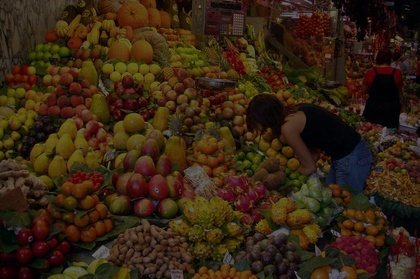
%> input picture Image_Ex/Image_Ex/EX10/Ex10/fruits.jpg, 420 x 279 px, shrunk from 771 x 512 before the run
$ octave SGN_12006_Exercise_10.m   (GNU Octave 9; MATLAB toolbox functions it lacks are replaced by stand-ins)
%> lines starting %> are read from the running program, lines starting %| are printed output that depends on the picture
### Ex4/histeq.m
function output_img = histequal(input_img)
[m,n] = size(input_img);
my_hist = zeros(1,256);
% [5 lines of commented-out code are left out]
my_hist = imhist(input_img);
prob_hist = double(my_hist./(m*n));
cdf_img = zeros(1,256);
cdf_img(1) = prob_hist(1);
for i = 2:length(prob_hist)
   cdf_img(1,i) = prob_hist(i) + cdf_img(1,i-1);
end
cdf_img = floor(255*(cdf_img));

img_1D = input_img(:);
for i = 1:m*n
    img_1D(i) = cdf_img(img_1D(i)+1);
end
output_img = reshape(img_1D, m,n);

### Image_Ex/Image_Ex/EX10/Ex10/intensityeq.m
function RGB_Eq=intensityeq( I )
%UNTITLED2 Summary of this function goes here
%   Detailed explanation goes here
% ID=double(I);
HSV_I=rgb2hsv(I);
H=HSV_I(:,:,1);
S=HSV_I(:,:,2);
V=HSV_I(:,:,3);
% H1 = histeq(H);
% S1 = histeq(S);
V1 = histeq(V);
HSV_Eq = cat(3,H,S,V1);

RGB_Eq=hsv2rgb(HSV_Eq);
subplot(121);imshow(I);title('Original image')
subplot(122);imshow(RGB_Eq);title('Equalized image')
end

### Image_Ex/Image_Ex/EX10/Ex10/SGN_12006_Exercise_10.m
clc
clear all
close all
Fruits=imread('fruits.jpg');
%> Fruits is the input picture: size 279x420x3 uint8; mean R, G, B 54.6, 36.6, 18.4
Festia=imread('festia.jpg');
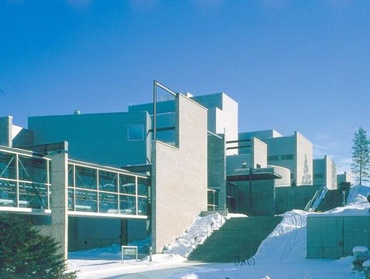
%> input picture Image_Ex/Image_Ex/EX10/Ex10/festia.jpg, 370 x 279 px, shrunk from 680 x 512 before the run
%> Festia is the input picture: size 279x370x3 uint8; mean R, G, B 88.6, 145.2, 178.2
R=Fruits(:,:,1);
G=Fruits(:,:,2);
B=Fruits(:,:,3);
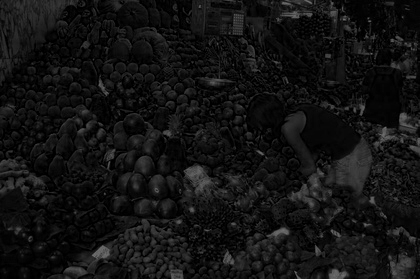
%> B: size 279x420 uint8; min 0, max 113, mean 18.4
R1 = histeq(R);
%> in histequal, `my_hist = imhist(input_img);`: my_hist = 256 values, max 1518 at index 56, min 0 at index 125, mean 457.7
%> in histequal, `prob_hist = double(my_hist./(m*n));`: prob_hist = 256 values, max 0.013 at index 56, min 0 at index 125, mean 0.00391
%> after the loop in histequal, `for i = 2:length(prob_hist)`: cdf_img = 256 values from 0.00733 to 1
%> in histequal, `cdf_img = floor(255*(cdf_img));`: cdf_img = 256 values from 1 to 255
%> in histequal, `output_img = reshape(img_1D, m,n);`:
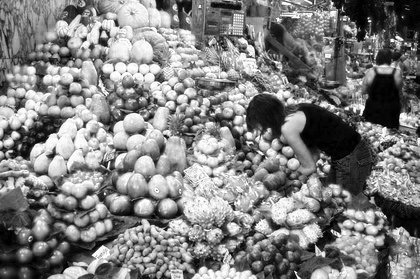
%> output_img: size 279x420 uint8; min 1, max 255, mean 128.3
G1 = histeq(G);
%> in histequal (call 2), `my_hist = imhist(input_img);`: my_hist = 256 values, max 1964 at index 1, min 0 at index 115, mean 457.7
%> in histequal (call 2), `prob_hist = double(my_hist./(m*n));`: prob_hist = 256 values, max 0.0168 at index 1, min 0 at index 115, mean 0.00391
%> after the loop in histequal (call 2), `for i = 2:length(prob_hist)`: cdf_img = 256 values from 0.0168 to 1
%> in histequal (call 2), `cdf_img = floor(255*(cdf_img));`: cdf_img = 256 values from 4 to 255
%> in histequal (call 2), `output_img = reshape(img_1D, m,n);`:
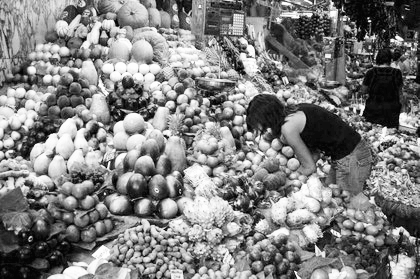
%> output_img: size 279x420 uint8; min 4, max 255, mean 128.6
B1 = histeq(B);
histogram_equalization = cat(3,R1,G1,B1);
subplot(121);imshow(Fruits);title('Original image')
subplot(122);imshow(histogram_equalization);title('Equalized image')
%%
clc
clear all
close all
I=imread('fruits.jpg');
I=imread('festia.jpg');

RGB_Eq=intensityeq( I );
%> in intensityeq, `HSV_I=rgb2hsv(I);`: HSV_I: size 279x370x3 double; mean H, S, V 0.517, 0.526, 0.705
%> in intensityeq, `H=HSV_I(:,:,1);`:
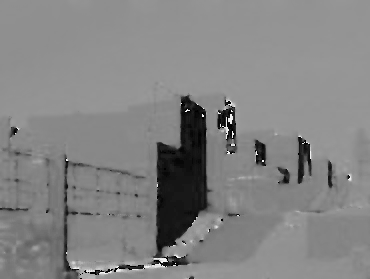
%> H: size 279x370 double; min 0, max 0.983, mean 0.517
%> in intensityeq, `S=HSV_I(:,:,2);`:
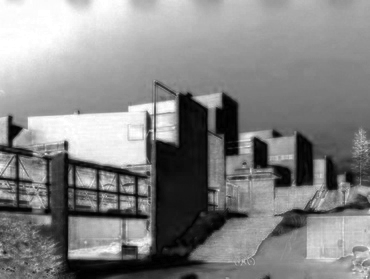
%> S: size 279x370 double; min 0, max 1, mean 0.526
%> in intensityeq, `V=HSV_I(:,:,3);`:
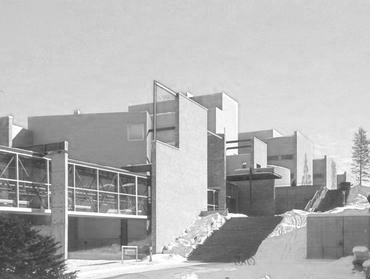
%> V: size 279x370 double; min 0.188, max 1, mean 0.705
%> the run ends on the next line
